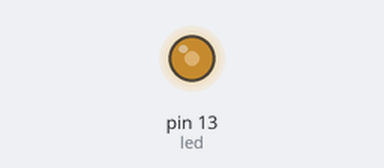
This sketch was run on a simulated Arduino Uno, built with avr-gcc and run on an emulated ATmega328P. Shown: output pins drawn as LEDs (lit = HIGH).

Above: at 7.06 s.
At 19.38 s:
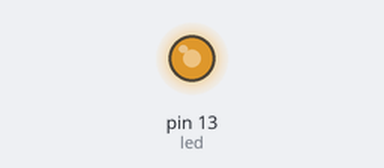
At 19.78 s:
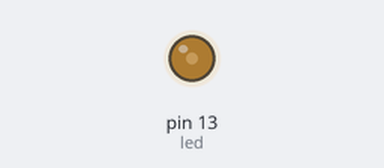
At 35.74 s:
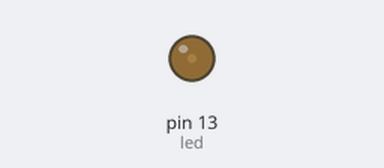
Timing chart, 0 to 40.0 s (numbered marks = the images above):
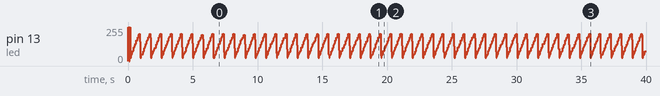

The sketch:

2022.03.31.ino
```cpp
#define led 13

int count = 0;
int count_sec = 0;
int duty = 0;

void setup() {
  pinMode(led, OUTPUT); //출력
}

void loop() {
  if(count == 10) {
    count = 0;
    digitalWrite(led, HIGH);
  }
  else if(count == duty) digitalWrite(led, LOW);

  if(count_sec == 100){
    count_sec = 0;
    duty++;
    if(duty == 9) duty = 1;
  }

  count++;
  count_sec++;
  delay(1);
}
```
